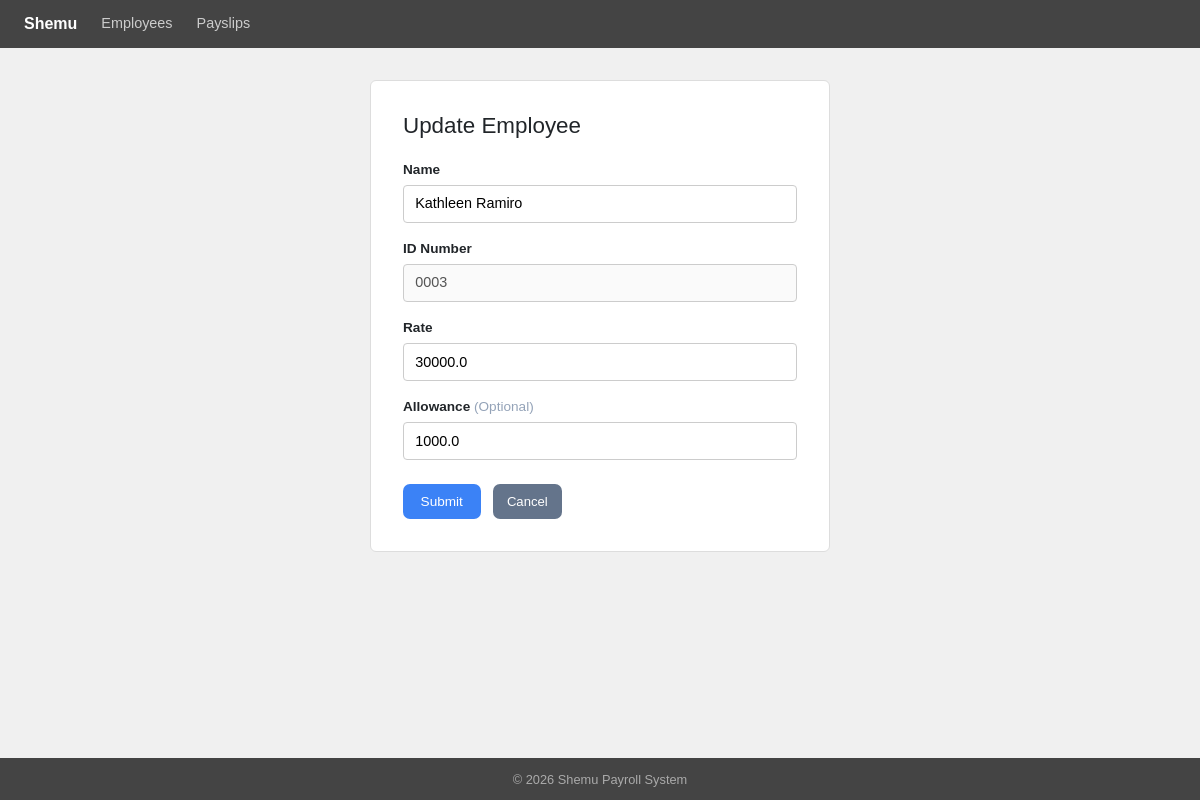
Before: /employee/update/3/ with the older database file.
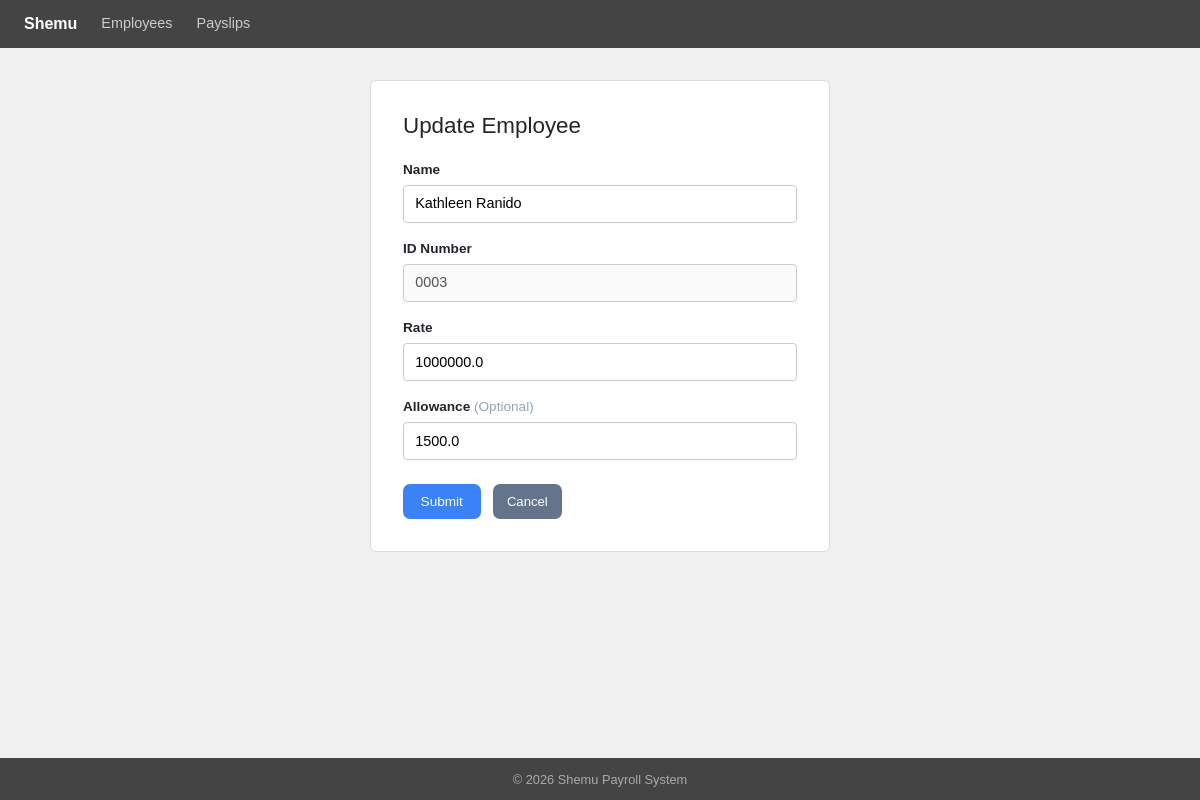
After: the same page with the newer database file.
### payroll_app/models.py (models this page shows, shortened)
class Employee(models.Model):
    name = models.CharField(max_length=100)
    id_number = models.CharField(max_length=50, unique=True)
    rate = models.FloatField()
    overtime_pay = models.FloatField(null=True, blank=True)
    allowance = models.FloatField(null=True, blank=True)

### payroll_app/views.py (the view, shortened to what this page needs)
# urls.py: path('employee/update/<int:pk>/',  views.update_employee, name='update_employee'),
def update_employee(request, pk):
    employee = get_object_or_404(Employee, pk=pk)
    return render(request, 'payroll_app/update_employee.html', {'employee': employee})

### payroll_app/templates/payroll_app/update_employee.html (shortened to what this page needs)
{% extends 'payroll_app/base.html' %}
{% block content %}
<div class="form-card">
  <h2>Update Employee</h2>
<form method="post" action="{% url 'update_employee' employee.pk %}">
    <div class="form-group">
      <label for="id_name">Name</label>
      <input type="text" id="id_name" name="name" maxlength="100" pattern="[A-Za-z\s]+" value="{{employee.name}}" required>
    </div>
    <div class="form-group">
      <label for="id_id_number">ID Number</label>
      <input type="text" id="id_id_number" name="id_number" maxlength="50" pattern="[0-9]+" value="{{employee.id_number}}" disabled>
    </div>
    <div class="form-group">
      <label for="id_rate">Rate</label>
      <input type="number" id="id_rate" name="rate" min="0.01" step="0.01" value="{{employee.rate}}" required>
    </div>
    <div class="form-group">
      <label for="id_allowance">
        Allowance <span style="color:#94a3b8; font-weight:400;">(Optional)</span>
      </label>
      <input type="number" id="id_allowance" name="allowance" min="0.01" step="0.01" value="{{employee.allowance}}">
    </div>
    <div style="margin-top:1.5rem; display:flex; gap:.75rem;">
      <button type="submit" class="btn-shemu-primary">Submit</button>
      <a href="{% url 'employees' %}" class="btn-shemu-secondary">Cancel</a>
    </div>
  </form>
</div>
{% endblock %}

Changed rows visible on the page:
changed Employee: name "Kathleen Ramiro" → "Kathleen Ranido"; rate "30000.0" → "1000000.0"; allowance "1000.0" → "1500.0"
